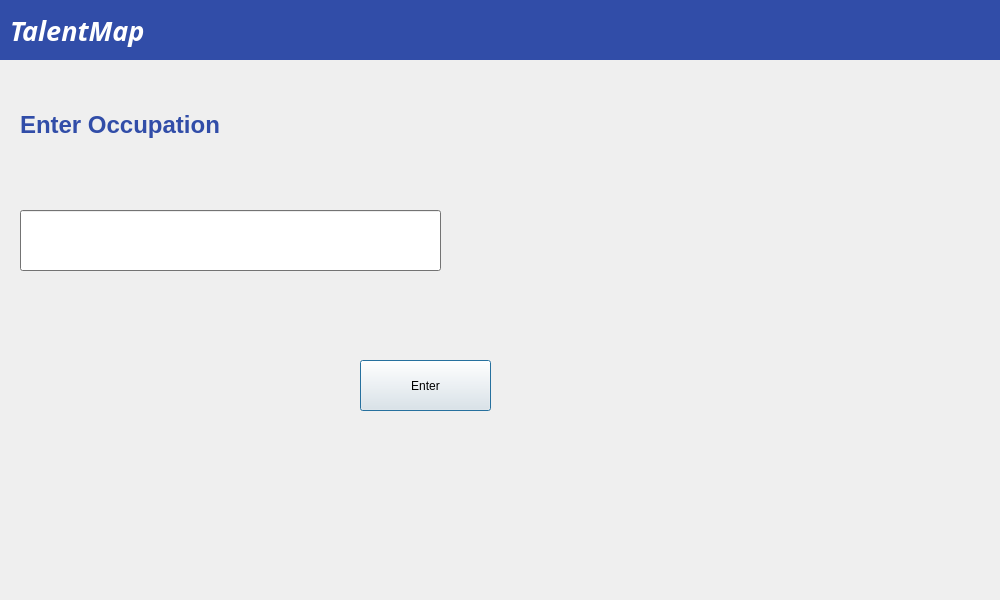
<?xml version="1.0" encoding="UTF-8"?>
<ui version="4.0">
 <class>Dialog</class>
 <widget class="QDialog" name="Dialog">
  <property name="geometry">
   <rect>
    <x>0</x>
    <y>0</y>
    <width>1000</width>
    <height>600</height>
   </rect>
  </property>
  <property name="windowTitle">
   <string>TalentMap</string>
  </property>
  <property name="windowOpacity">
   <double>1.000000000000000</double>
  </property>
  <property name="autoFillBackground">
   <bool>false</bool>
  </property>
  <widget class="QWidget" name="widget" native="true">
   <property name="geometry">
    <rect>
     <x>0</x>
     <y>0</y>
     <width>1000</width>
     <height>60</height>
    </rect>
   </property>
   <property name="palette">
    <palette>
     <active>
      <colorrole role="Base">
       <brush brushstyle="SolidPattern">
        <color alpha="255">
         <red>255</red>
         <green>255</green>
         <blue>255</blue>
        </color>
       </brush>
      </colorrole>
      <colorrole role="Window">
       <brush brushstyle="SolidPattern">
        <color alpha="255">
         <red>49</red>
         <green>77</green>
         <blue>168</blue>
        </color>
       </brush>
      </colorrole>
     </active>
     <inactive>
      <colorrole role="Base">
       <brush brushstyle="SolidPattern">
        <color alpha="255">
         <red>255</red>
         <green>255</green>
         <blue>255</blue>
        </color>
       </brush>
      </colorrole>
      <colorrole role="Window">
       <brush brushstyle="SolidPattern">
        <color alpha="255">
         <red>49</red>
         <green>77</green>
         <blue>168</blue>
        </color>
       </brush>
      </colorrole>
     </inactive>
     <disabled>
      <colorrole role="Base">
       <brush brushstyle="SolidPattern">
        <color alpha="255">
         <red>49</red>
         <green>77</green>
         <blue>168</blue>
        </color>
       </brush>
      </colorrole>
      <colorrole role="Window">
       <brush brushstyle="SolidPattern">
        <color alpha="255">
         <red>49</red>
         <green>77</green>
         <blue>168</blue>
        </color>
       </brush>
      </colorrole>
     </disabled>
    </palette>
   </property>
   <property name="autoFillBackground">
    <bool>true</bool>
   </property>
   <widget class="QLabel" name="label">
    <property name="geometry">
     <rect>
      <x>10</x>
      <y>0</y>
      <width>191</width>
      <height>61</height>
     </rect>
    </property>
    <property name="font">
     <font>
      <family>STCaiyun</family>
     </font>
    </property>
    <property name="text">
     <string>&lt;html&gt;&lt;head/&gt;&lt;body&gt;&lt;p&gt;&lt;span style=&quot; font-size:20pt; font-weight:600; font-style:italic; color:#ffffff;&quot;&gt;TalentMap&lt;/span&gt;&lt;/p&gt;&lt;/body&gt;&lt;/html&gt;</string>
    </property>
    <property name="textFormat">
     <enum>Qt::RichText</enum>
    </property>
    <property name="wordWrap">
     <bool>true</bool>
    </property>
   </widget>
  </widget>
  <widget class="QWidget" name="widget_2" native="true">
   <property name="geometry">
    <rect>
     <x>20</x>
     <y>160</y>
     <width>831</width>
     <height>401</height>
    </rect>
   </property>
   <property name="palette">
    <palette>
     <active>
      <colorrole role="Base">
       <brush brushstyle="SolidPattern">
        <color alpha="255">
         <red>255</red>
         <green>255</green>
         <blue>255</blue>
        </color>
       </brush>
      </colorrole>
      <colorrole role="Window">
       <brush brushstyle="SolidPattern">
        <color alpha="255">
         <red>161</red>
         <green>161</green>
         <blue>161</blue>
        </color>
       </brush>
      </colorrole>
     </active>
     <inactive>
      <colorrole role="Base">
       <brush brushstyle="SolidPattern">
        <color alpha="255">
         <red>255</red>
         <green>255</green>
         <blue>255</blue>
        </color>
       </brush>
      </colorrole>
      <colorrole role="Window">
       <brush brushstyle="SolidPattern">
        <color alpha="255">
         <red>161</red>
         <green>161</green>
         <blue>161</blue>
        </color>
       </brush>
      </colorrole>
     </inactive>
     <disabled>
      <colorrole role="Base">
       <brush brushstyle="SolidPattern">
        <color alpha="255">
         <red>161</red>
         <green>161</green>
         <blue>161</blue>
        </color>
       </brush>
      </colorrole>
      <colorrole role="Window">
       <brush brushstyle="SolidPattern">
        <color alpha="255">
         <red>161</red>
         <green>161</green>
         <blue>161</blue>
        </color>
       </brush>
      </colorrole>
     </disabled>
    </palette>
   </property>
   <widget class="QPushButton" name="pushButton1">
    <property name="geometry">
     <rect>
      <x>340</x>
      <y>200</y>
      <width>131</width>
      <height>51</height>
     </rect>
    </property>
    <property name="text">
     <string>Enter</string>
    </property>
   </widget>
   <widget class="QLineEdit" name="inputbox1">
    <property name="geometry">
     <rect>
      <x>0</x>
      <y>50</y>
      <width>421</width>
      <height>61</height>
     </rect>
    </property>
   </widget>
  </widget>
  <widget class="QLabel" name="label_2">
   <property name="geometry">
    <rect>
     <x>20</x>
     <y>100</y>
     <width>361</width>
     <height>51</height>
    </rect>
   </property>
   <property name="styleSheet">
    <string notr="true">font: 20pt &quot;STHupo&quot;;</string>
   </property>
   <property name="frameShadow">
    <enum>QFrame::Sunken</enum>
   </property>
   <property name="text">
    <string>&lt;html&gt;&lt;head/&gt;&lt;body&gt;&lt;p&gt;&lt;span style=&quot; font-size:18pt; font-weight:600; color:#314da8;&quot;&gt;Enter Occupation&lt;/span&gt;&lt;/p&gt;&lt;/body&gt;&lt;/html&gt;</string>
   </property>
   <property name="textFormat">
    <enum>Qt::AutoText</enum>
   </property>
   <property name="indent">
    <number>0</number>
   </property>
  </widget>
 </widget>
 <tabstops>
  <tabstop>pushButton1</tabstop>
  <tabstop>inputbox1</tabstop>
 </tabstops>
 <resources/>
 <connections/>
</ui>
